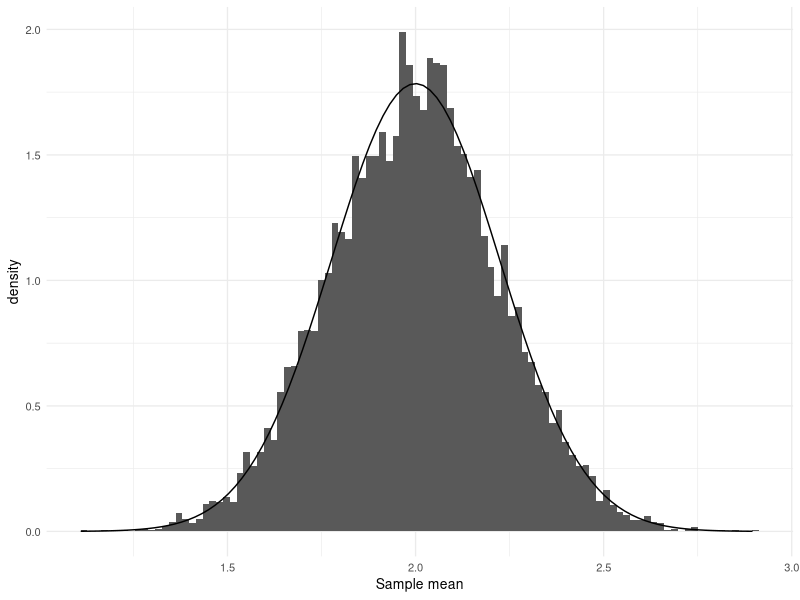
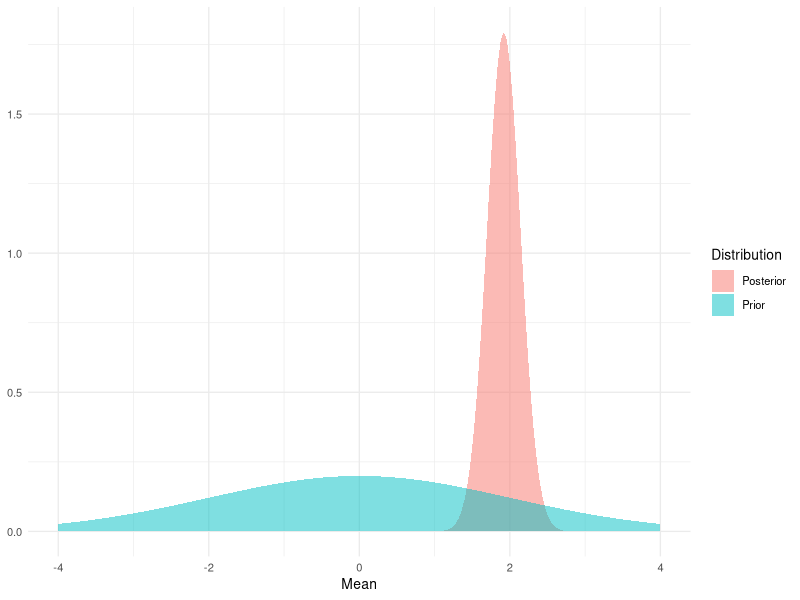

Here is the R script that generated these plots, in order:
## ---- chunk 1
#| code-fold: true
sigma = 1
n = 20
mu = 2

estimator_data <- tibble::tibble(
    `Sample mean` = rowMeans(matrix(rnorm(n = 10000 * n, mean = mu, sd = sqrt(sigma)), ncol = n))
)
ggplot2::ggplot(estimator_data, ggplot2::aes(x = `Sample mean`)) +
    ggplot2::geom_histogram(ggplot2::aes(y = ggplot2::after_stat(density)), bins = 100) +
    ggplot2::geom_function(fun = dnorm,args = list(mean = mu, sd = sqrt(sigma^2/n))) +
    ggplot2::theme_minimal(base_size = 10)
## ---- chunk 2
lambda = 2

data <- rnorm(n = n, mean = mu, sd = sigma)
posterior_variance = sigma^2 * lambda^2 / (n*lambda^2 + sigma^2)
posterior_mean = n*lambda^2*mean(data)/(n*lambda^2 + sigma^2)
prior = function(mu) dnorm(mu,0,lambda, log = FALSE)
posterior = function(mu) dnorm(mu,posterior_mean, sqrt(posterior_variance), log = FALSE)

plot_data = tibble::tibble(
  Mean = seq(-4,4,length.out = 201),
  Prior = prior(Mean), 
  Posterior = posterior(Mean)) |>
  tidyr::pivot_longer(
    cols = -Mean,
    names_to = "Distribution",
    values_to = "Density"
  )

ggplot2::ggplot(plot_data,ggplot2::aes(x = Mean, fill = Distribution)) +
    ggplot2::geom_ribbon(ggplot2::aes(ymin = 0*Mean, ymax = Density), alpha = 0.5) +
    ggplot2::theme_minimal(base_size = 10)
